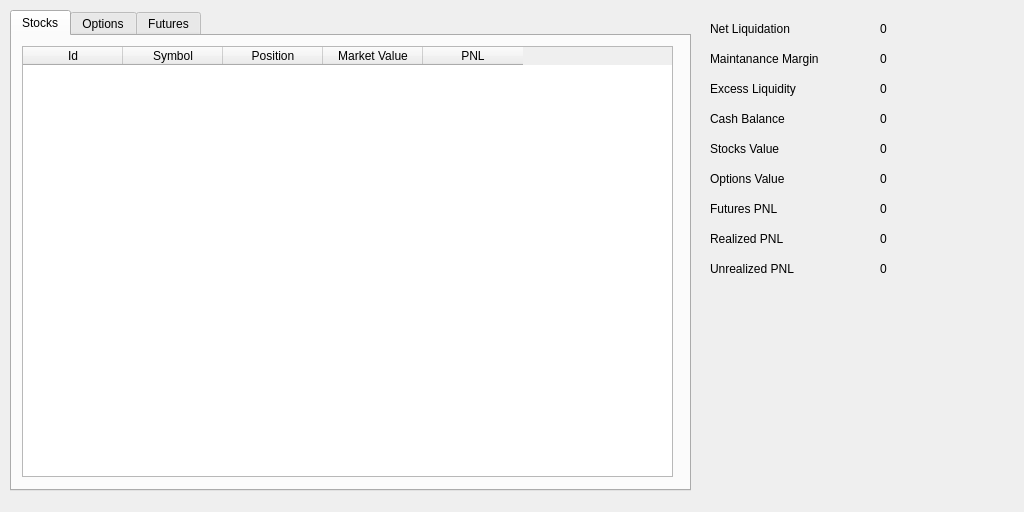
<?xml version="1.0" encoding="UTF-8"?>
<ui version="4.0">
 <class>PortfolioTab</class>
 <widget class="QWidget" name="PortfolioTab">
  <property name="geometry">
   <rect>
    <x>0</x>
    <y>0</y>
    <width>1024</width>
    <height>512</height>
   </rect>
  </property>
  <widget class="QLabel" name="label_1">
   <property name="geometry">
    <rect>
     <x>710</x>
     <y>20</y>
     <width>101</width>
     <height>17</height>
    </rect>
   </property>
   <property name="text">
    <string>Net Liquidation</string>
   </property>
  </widget>
  <widget class="QLabel" name="netLiquidation">
   <property name="geometry">
    <rect>
     <x>880</x>
     <y>20</y>
     <width>131</width>
     <height>17</height>
    </rect>
   </property>
   <property name="text">
    <string>0</string>
   </property>
  </widget>
  <widget class="QTabWidget" name="tabWidget_2">
   <property name="geometry">
    <rect>
     <x>10</x>
     <y>10</y>
     <width>681</width>
     <height>481</height>
    </rect>
   </property>
   <property name="currentIndex">
    <number>0</number>
   </property>
   <widget class="QWidget" name="stocksTab">
    <attribute name="title">
     <string>Stocks</string>
    </attribute>
    <widget class="QTableWidget" name="stocksTableWidget">
     <property name="geometry">
      <rect>
       <x>10</x>
       <y>10</y>
       <width>651</width>
       <height>431</height>
      </rect>
     </property>
     <property name="editTriggers">
      <set>QAbstractItemView::NoEditTriggers</set>
     </property>
     <property name="selectionMode">
      <enum>QAbstractItemView::MultiSelection</enum>
     </property>
     <property name="selectionBehavior">
      <enum>QAbstractItemView::SelectRows</enum>
     </property>
     <attribute name="verticalHeaderVisible">
      <bool>false</bool>
     </attribute>
     <column>
      <property name="text">
       <string>Id</string>
      </property>
     </column>
     <column>
      <property name="text">
       <string>Symbol</string>
      </property>
     </column>
     <column>
      <property name="text">
       <string>Position</string>
      </property>
     </column>
     <column>
      <property name="text">
       <string>Market Value</string>
      </property>
     </column>
     <column>
      <property name="text">
       <string>PNL</string>
      </property>
     </column>
    </widget>
   </widget>
   <widget class="QWidget" name="optionsTab">
    <attribute name="title">
     <string>Options</string>
    </attribute>
    <widget class="QTableWidget" name="optionsTableWidget">
     <property name="geometry">
      <rect>
       <x>10</x>
       <y>10</y>
       <width>651</width>
       <height>391</height>
      </rect>
     </property>
     <property name="editTriggers">
      <set>QAbstractItemView::NoEditTriggers</set>
     </property>
     <property name="selectionMode">
      <enum>QAbstractItemView::MultiSelection</enum>
     </property>
     <attribute name="verticalHeaderVisible">
      <bool>false</bool>
     </attribute>
     <column>
      <property name="text">
       <string>Id</string>
      </property>
     </column>
     <column>
      <property name="text">
       <string>Symbol</string>
      </property>
     </column>
     <column>
      <property name="text">
       <string>Expiration</string>
      </property>
     </column>
     <column>
      <property name="text">
       <string>Position</string>
      </property>
     </column>
     <column>
      <property name="text">
       <string>Market Value</string>
      </property>
     </column>
     <column>
      <property name="text">
       <string>PNL</string>
      </property>
     </column>
    </widget>
   </widget>
   <widget class="QWidget" name="futuresTab">
    <attribute name="title">
     <string>Futures</string>
    </attribute>
    <widget class="QTableWidget" name="futuresTableWidget">
     <property name="geometry">
      <rect>
       <x>10</x>
       <y>10</y>
       <width>651</width>
       <height>391</height>
      </rect>
     </property>
     <property name="editTriggers">
      <set>QAbstractItemView::NoEditTriggers</set>
     </property>
     <property name="selectionMode">
      <enum>QAbstractItemView::MultiSelection</enum>
     </property>
     <attribute name="verticalHeaderVisible">
      <bool>false</bool>
     </attribute>
     <column>
      <property name="text">
       <string>Id</string>
      </property>
     </column>
     <column>
      <property name="text">
       <string>Symbol</string>
      </property>
     </column>
     <column>
      <property name="text">
       <string>Expiration</string>
      </property>
     </column>
     <column>
      <property name="text">
       <string>Position</string>
      </property>
     </column>
     <column>
      <property name="text">
       <string>Market Value</string>
      </property>
     </column>
     <column>
      <property name="text">
       <string>PNL</string>
      </property>
     </column>
    </widget>
   </widget>
  </widget>
  <widget class="QLabel" name="label_2">
   <property name="geometry">
    <rect>
     <x>710</x>
     <y>50</y>
     <width>131</width>
     <height>17</height>
    </rect>
   </property>
   <property name="text">
    <string>Maintanance Margin</string>
   </property>
  </widget>
  <widget class="QLabel" name="label_3">
   <property name="geometry">
    <rect>
     <x>710</x>
     <y>80</y>
     <width>131</width>
     <height>17</height>
    </rect>
   </property>
   <property name="text">
    <string>Excess Liquidity</string>
   </property>
  </widget>
  <widget class="QLabel" name="maintananceMargin">
   <property name="geometry">
    <rect>
     <x>880</x>
     <y>50</y>
     <width>131</width>
     <height>17</height>
    </rect>
   </property>
   <property name="text">
    <string>0</string>
   </property>
  </widget>
  <widget class="QLabel" name="excessLiquidity">
   <property name="geometry">
    <rect>
     <x>880</x>
     <y>80</y>
     <width>121</width>
     <height>17</height>
    </rect>
   </property>
   <property name="text">
    <string>0</string>
   </property>
  </widget>
  <widget class="QLabel" name="cashBalance">
   <property name="geometry">
    <rect>
     <x>880</x>
     <y>110</y>
     <width>121</width>
     <height>17</height>
    </rect>
   </property>
   <property name="text">
    <string>0</string>
   </property>
  </widget>
  <widget class="QLabel" name="label_4">
   <property name="geometry">
    <rect>
     <x>710</x>
     <y>110</y>
     <width>131</width>
     <height>17</height>
    </rect>
   </property>
   <property name="text">
    <string>Cash Balance</string>
   </property>
  </widget>
  <widget class="QLabel" name="optionsValue">
   <property name="geometry">
    <rect>
     <x>880</x>
     <y>170</y>
     <width>131</width>
     <height>17</height>
    </rect>
   </property>
   <property name="text">
    <string>0</string>
   </property>
  </widget>
  <widget class="QLabel" name="stocksValue">
   <property name="geometry">
    <rect>
     <x>880</x>
     <y>140</y>
     <width>131</width>
     <height>17</height>
    </rect>
   </property>
   <property name="text">
    <string>0</string>
   </property>
  </widget>
  <widget class="QLabel" name="label_5">
   <property name="geometry">
    <rect>
     <x>710</x>
     <y>170</y>
     <width>131</width>
     <height>17</height>
    </rect>
   </property>
   <property name="text">
    <string>Options Value</string>
   </property>
  </widget>
  <widget class="QLabel" name="label_6">
   <property name="geometry">
    <rect>
     <x>710</x>
     <y>140</y>
     <width>101</width>
     <height>17</height>
    </rect>
   </property>
   <property name="text">
    <string>Stocks Value</string>
   </property>
  </widget>
  <widget class="QLabel" name="label_7">
   <property name="geometry">
    <rect>
     <x>710</x>
     <y>260</y>
     <width>131</width>
     <height>17</height>
    </rect>
   </property>
   <property name="text">
    <string>Unrealized PNL</string>
   </property>
  </widget>
  <widget class="QLabel" name="unrealizedPNL">
   <property name="geometry">
    <rect>
     <x>880</x>
     <y>260</y>
     <width>121</width>
     <height>17</height>
    </rect>
   </property>
   <property name="text">
    <string>0</string>
   </property>
  </widget>
  <widget class="QLabel" name="realizedPNL">
   <property name="geometry">
    <rect>
     <x>880</x>
     <y>230</y>
     <width>121</width>
     <height>17</height>
    </rect>
   </property>
   <property name="text">
    <string>0</string>
   </property>
  </widget>
  <widget class="QLabel" name="label_8">
   <property name="geometry">
    <rect>
     <x>710</x>
     <y>230</y>
     <width>131</width>
     <height>17</height>
    </rect>
   </property>
   <property name="text">
    <string>Realized PNL</string>
   </property>
  </widget>
  <widget class="QLabel" name="label_9">
   <property name="geometry">
    <rect>
     <x>710</x>
     <y>200</y>
     <width>131</width>
     <height>17</height>
    </rect>
   </property>
   <property name="text">
    <string>Futures PNL</string>
   </property>
  </widget>
  <widget class="QLabel" name="futuresPNL">
   <property name="geometry">
    <rect>
     <x>880</x>
     <y>200</y>
     <width>131</width>
     <height>17</height>
    </rect>
   </property>
   <property name="text">
    <string>0</string>
   </property>
  </widget>
 </widget>
 <resources/>
 <connections/>
</ui>
